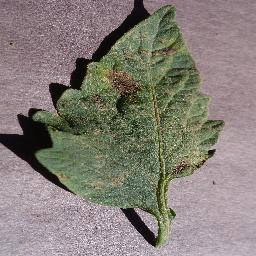
#> input picture data/samples/Tomato___Early_blight_sample.jpg, 256 x 256 px
$ python segmentation.py
#> lines starting #> are read from the running program, lines starting #| are printed output that depends on the picture; after the words box and inside, x2 and y2 are one past the last pixel; in counts of white or black regions, pixels touching at a corner belong together
"""Image Segmentation & Disease Severity Quantification Module (CO3, Unit III, Practical 5).
Performs:
1. Leaf-from-background isolation (Color thresholding + Otsu + Morphological ops)
2. Diseased lesion spot extraction (HSV necrosis/chlorosis thresholding)
3. Quantitative leaf disease severity metric calculation (% surface area affected)
4. Visual contour & heat overlay for reporting and the Apple-style Glass UI
"""

import os
import sys
from pathlib import Path
import cv2
import numpy as np

# Safe stdout handling for Windows terminals
if sys.stdout.encoding and sys.stdout.encoding.lower() != "utf-8":
    try:
        sys.stdout.reconfigure(encoding="utf-8")
    except Exception:
        pass

PROJECT_ROOT = Path(__file__).resolve().parent.parent
os.environ["MPLCONFIGDIR"] = str(PROJECT_ROOT / ".cache" / "matplotlib")

import matplotlib.pyplot as plt

REPORTS_DIR = PROJECT_ROOT / "reports"
SAMPLES_DIR = PROJECT_ROOT / "data" / "samples"


def load_image(image_path_or_array, target_size=(256, 256)):
    """Load image from path or validate numpy array, converting to RGB."""
    if isinstance(image_path_or_array, (str, Path)):
        img = cv2.imread(str(image_path_or_array))
        if img is None:
            raise ValueError(f"Could not load image from: {image_path_or_array}")
        img = cv2.cvtColor(img, cv2.COLOR_BGR2RGB)
    elif isinstance(image_path_or_array, np.ndarray):
        img = image_path_or_array.copy()
        if len(img.shape) == 2:
            img = cv2.cvtColor(img, cv2.COLOR_GRAY2RGB)
    else:
        raise TypeError("Input must be a file path or numpy array.")

    if target_size is not None:
        img = cv2.resize(img, target_size, interpolation=cv2.INTER_AREA)

    return img


def segment_leaf(img_rgb):
    """Isolate the leaf from the background using combined color space thresholding and morphology."""
    hsv = cv2.cvtColor(img_rgb, cv2.COLOR_RGB2HSV)
    gray = cv2.cvtColor(img_rgb, cv2.COLOR_RGB2GRAY)

    # Plant tissue covers green foliage, yellow chlorosis, brown necrosis, and dark rot
    mask_plant = cv2.inRange(hsv, (18, 25, 20), (105, 255, 255))
    mask_brown1 = cv2.inRange(hsv, (0, 25, 20), (25, 255, 220))
    mask_brown2 = cv2.inRange(hsv, (160, 25, 20), (180, 255, 220))
    mask_dark = cv2.inRange(hsv, (0, 0, 15), (180, 255, 75))

    combined = cv2.bitwise_or(mask_plant, mask_brown1)
    combined = cv2.bitwise_or(combined, mask_brown2)
    combined = cv2.bitwise_or(combined, mask_dark)

    # Morphological closing to seal internal leaf holes and veins, then opening to eliminate noise
    k_close = cv2.getStructuringElement(cv2.MORPH_ELLIPSE, (13, 13))
    k_open = cv2.getStructuringElement(cv2.MORPH_ELLIPSE, (5, 5))
    cleaned = cv2.morphologyEx(combined, cv2.MORPH_CLOSE, k_close, iterations=2)
    cleaned = cv2.morphologyEx(cleaned, cv2.MORPH_OPEN, k_open, iterations=1)

    # Find leaf contours and fill
    total_area = img_rgb.shape[0] * img_rgb.shape[1]
    cnts, _ = cv2.findContours(cleaned, cv2.RETR_EXTERNAL, cv2.CHAIN_APPROX_SIMPLE)
    leaf_mask = np.zeros_like(cleaned)
    if cnts:
        for c in cnts:
            if cv2.contourArea(c) > 0.03 * total_area:
                cv2.drawContours(leaf_mask, [c], -1, 255, -1)

    # Fallback to Otsu if thresholding found very little (< 5% of image)
    if np.mean(leaf_mask == 255) < 0.05:
        _, otsu_mask = cv2.threshold(gray, 0, 255, cv2.THRESH_BINARY_INV + cv2.THRESH_OTSU)
        cnts_otsu, _ = cv2.findContours(otsu_mask, cv2.RETR_EXTERNAL, cv2.CHAIN_APPROX_SIMPLE)
        if cnts_otsu:
            c_max = max(cnts_otsu, key=cv2.contourArea)
            cv2.drawContours(leaf_mask, [c_max], -1, 255, -1)

    # Apply mask to image to create the actual segmented leaf blade
    segmented_leaf = cv2.bitwise_and(img_rgb, img_rgb, mask=leaf_mask)
    return leaf_mask, segmented_leaf


def segment_lesions(img_rgb, leaf_mask):
    """Isolate diseased necrosis, chlorosis, and rust spots within the segmented leaf mask."""
    hsv = cv2.cvtColor(img_rgb, cv2.COLOR_RGB2HSV)
    h, s, v = cv2.split(hsv)

    # Healthy plant tissue has green hues (H in [35, 88]) with moderate saturation
    # Diseased tissue shows up as:
    # 1. Brown / Red / Orange necrosis: H in [0, 30] or [160, 180]
    # 2. Yellow chlorosis: H in [25, 38] with distinct saturation
    # 3. Dark fungal lesions / rot: Very low Value (V < 60) inside the leaf
    lower_brown1 = np.array([0, 30, 20])
    upper_brown1 = np.array([32, 255, 220])
    mask_brown1 = cv2.inRange(hsv, lower_brown1, upper_brown1)

    lower_brown2 = np.array([160, 30, 20])
    upper_brown2 = np.array([180, 255, 220])
    mask_brown2 = cv2.inRange(hsv, lower_brown2, upper_brown2)

    # Dark rot spots
    mask_dark = cv2.inRange(hsv, np.array([0, 0, 0]), np.array([180, 255, 65]))

    # Combine disease candidates
    raw_disease = cv2.bitwise_or(mask_brown1, mask_brown2)
    raw_disease = cv2.bitwise_or(raw_disease, mask_dark)

    # Strictly constrain to the segmented leaf area only
    disease_within_leaf = cv2.bitwise_and(raw_disease, leaf_mask)

    # Morphological filtering to eliminate isolated single-pixel noise
    kernel = cv2.getStructuringElement(cv2.MORPH_ELLIPSE, (3, 3))
    clean_disease = cv2.morphologyEx(disease_within_leaf, cv2.MORPH_OPEN, kernel, iterations=1)
    clean_disease = cv2.morphologyEx(clean_disease, cv2.MORPH_CLOSE, kernel, iterations=1)

    return clean_disease


def calculate_severity_metrics(leaf_mask, disease_mask):
    """Calculate the quantitative disease severity percentage and health category."""
    leaf_pixels = int(np.count_nonzero(leaf_mask))
    disease_pixels = int(np.count_nonzero(disease_mask))

    if leaf_pixels == 0:
        severity_pct = 0.0
    else:
        severity_pct = (disease_pixels / leaf_pixels) * 100.0

    # Categorize severity
    if severity_pct < 1.0:
        status = "Healthy / Negligible"
        status_color = (46, 125, 50)     # Green
    elif severity_pct < 10.0:
        status = "Mild Infection"
        status_color = (251, 192, 45)    # Yellow
    elif severity_pct < 25.0:
        status = "Moderate Infection"
        status_color = (245, 124, 0)     # Orange
    else:
        status = "Severe Infection"
        status_color = (211, 47, 47)     # Red

    return {
        "leaf_pixels": leaf_pixels,
        "disease_pixels": disease_pixels,
        "severity_pct": round(severity_pct, 2),
        "status": status,
        "status_color": status_color,
    }


def draw_segmentation_overlay(img_rgb, leaf_mask, disease_mask, metrics):
    """Draw vibrant translucent overlays and contours highlighting diseased regions."""
    overlay = img_rgb.copy()

    # Create colored translucent mask for disease (Red/Orange tint)
    disease_colored = np.zeros_like(img_rgb)
    disease_colored[disease_mask > 0] = [230, 40, 40]  # Vibrant Red

    # Blend original and colored mask
    alpha = 0.45
    cv2.addWeighted(disease_colored, alpha, overlay, 1 - alpha, 0, overlay)

    # Draw sharp contours around lesions
    contours, _ = cv2.findContours(disease_mask, cv2.RETR_EXTERNAL, cv2.CHAIN_APPROX_SIMPLE)
    cv2.drawContours(overlay, contours, -1, (255, 235, 59), 1)  # Neon Yellow boundary line

    # Draw Leaf perimeter contour (Subtle cyan line)
    leaf_contours, _ = cv2.findContours(leaf_mask, cv2.RETR_EXTERNAL, cv2.CHAIN_APPROX_SIMPLE)
    cv2.drawContours(overlay, leaf_contours, -1, (0, 229, 255), 1)

    return overlay


def run_segmentation_pipeline(image_path_or_array):
    """Unified segmentation pipeline returning masks, metrics, and visual overlays."""
    original = load_image(image_path_or_array)
    leaf_mask, segmented_leaf = segment_leaf(original)
    disease_mask = segment_lesions(original, leaf_mask)
    metrics = calculate_severity_metrics(leaf_mask, disease_mask)
    overlay = draw_segmentation_overlay(original, leaf_mask, disease_mask, metrics)

    return {
        "original": original,
        "leaf_mask": leaf_mask,
        "segmented_leaf": segmented_leaf,
        "disease_mask": disease_mask,
        "overlay": overlay,
        "metrics": metrics,
    }


def generate_segmentation_figure(image_path, output_filename, plant_name="Plant Leaf"):
    """Generate and save an academic multi-panel figure for lab practical 5."""
    results = run_segmentation_pipeline(image_path)
    metrics = results["metrics"]

    fig, axes = plt.subplots(1, 4, figsize=(18, 5))
    fig.suptitle(
        f"Leaf & Lesion Segmentation (CO3, Practical 5) — {plant_name}\n"
        f"Affected Area: {metrics['severity_pct']}% | Status: {metrics['status']}",
        fontsize=14,
        fontweight="bold",
        y=1.03,
    )

    panels = [
        (results["original"], "1. Original Leaf", None),
        (results["leaf_mask"], f"2. Leaf Blade Mask ({metrics['leaf_pixels']:,} px)", "gray"),
        (results["disease_mask"], f"3. Lesion Spots ({metrics['disease_pixels']:,} px)", "hot"),
        (results["overlay"], f"4. Lesion Overlay ({metrics['severity_pct']}%)", None),
    ]

    for ax, (img_data, title, cmap) in zip(axes, panels):
        if cmap:
            ax.imshow(img_data, cmap=cmap)
        else:
            ax.imshow(img_data)
        ax.set_title(title, fontsize=11, fontweight="bold", pad=8)
        ax.axis("off")

    plt.tight_layout()
    REPORTS_DIR.mkdir(parents=True, exist_ok=True)
    out_path = REPORTS_DIR / output_filename
    plt.savefig(out_path, dpi=300, bbox_inches="tight")
    plt.close()
    print(f"[+] Segmentation figure saved: {out_path} ({metrics['severity_pct']}% affected)")
    return out_path


def run_demo_across_sample_plants():
    """Run segmentation pipeline across multiple distinct diseased and healthy leaves."""
    demo_leaves = [
        ("Tomato___Early_blight_sample.jpg", "segmentation_tomato_early_blight.png", "Tomato (Early Blight)"),
        ("Apple___Cedar_apple_rust_sample.jpg", "segmentation_apple_cedar_rust.png", "Apple (Cedar Apple Rust)"),
        ("Corn_(maize)___Common_rust__sample.jpg", "segmentation_corn_common_rust.png", "Corn (Common Rust)"),
        ("Grape___Black_rot_sample.jpg", "segmentation_grape_black_rot.png", "Grape (Black Rot)"),
        ("Tomato___healthy_sample.jpg", "segmentation_tomato_healthy.png", "Tomato (Healthy Reference)"),
    ]

    print("\n" + "=" * 65)
    print("🔬 Executing Phase 3: Image Segmentation & Severity Metric (CO3)")
    print("=" * 65)

    summary_results = []
    for filename, output_name, display_title in demo_leaves:
        sample_path = SAMPLES_DIR / filename
        if sample_path.exists():
            out_path = generate_segmentation_figure(sample_path, output_name, display_title)
#> in load_image, img is the input picture: shape (256, 256, 3); mean B, G, R 119.4, 126.4, 133
#> in segment_leaf, `hsv = cv2.cvtColor(img_rgb, cv2.COLOR_RGB2HSV)`: hsv: shape (256, 256, 3); mean H, S, V 113.1, 49.2, 136.4
#> in segment_leaf, `mask_plant = cv2.inRange(hsv, (18, 25, 20), (105, 255, 255))`:
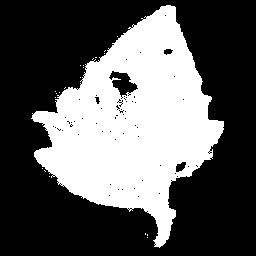
#> mask_plant: shape (256, 256); 36.2% white; 21 white regions (20 under 20 px), largest, box (x1, y1, x2, y2) and area: (31, 5, 224, 248) 23674
#> in segment_leaf, `mask_brown1 = cv2.inRange(hsv, (0, 25, 20), (25, 255, 220))`: mask_brown1: shape (256, 256); 3.7% white; 106 white regions (86 under 20 px), largest, box (x1, y1, x2, y2) and area: (176, 16, 230, 140) 578, (106, 70, 140, 97) 574, (173, 160, 191, 176) 152
#> in segment_leaf, `mask_brown2 = cv2.inRange(hsv, (160, 25, 20), (180, 255, 220))`: mask_brown2: shape (256, 256); 30.5% white; 184 white regions (170 under 20 px), largest, box (x1, y1, x2, y2) and area: (0, 0, 138, 136) 10333, (144, 0, 256, 146) 7820, (202, 158, 256, 176) 375
#> in segment_leaf, `mask_dark = cv2.inRange(hsv, (0, 0, 15), (180, 255, 75))`: mask_dark: shape (256, 256); 8.4% white in thin lines or dots, all inside (x1, y1, x2, y2) = (0, 0, 223, 247)
#> in segment_leaf, `combined = cv2.bitwise_or(mask_plant, mask_brown1)`: combined: shape (256, 256); 38.2% white; 41 white regions (39 under 20 px), largest, box (x1, y1, x2, y2) and area: (31, 3, 230, 248) 24882, (8, 42, 16, 48) 44
#> in segment_leaf, `combined = cv2.bitwise_or(combined, mask_brown2)`: combined: shape (256, 256); 68.7% white; 219 black regions (214 under 20 px), largest, box (x1, y1, x2, y2) and area: (0, 113, 256, 256) 17976, (73, 0, 149, 90) 972, (208, 128, 256, 166) 930, (37, 78, 72, 112) 212, (49, 77, 56, 83) 20
#> in segment_leaf, `combined = cv2.bitwise_or(combined, mask_dark)`: combined: shape (256, 256); 70.5% white; 273 black regions (263 under 20 px), largest, box (x1, y1, x2, y2) and area: (0, 116, 256, 256) 16885, (208, 128, 256, 166) 928, (88, 11, 143, 62) 396
#> in segment_leaf, `cleaned = cv2.morphologyEx(combined, cv2.MORPH_CLOSE, k_close, iterati..`:
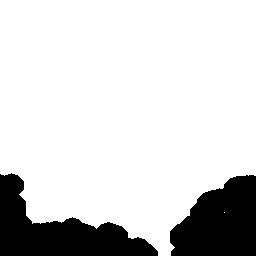
#> cleaned: shape (256, 256); 83.1% white; 2 black regions, box (x1, y1, x2, y2) and area: (0, 173, 158, 256) 5836, (170, 175, 256, 256) 5247
#> in segment_leaf, `cleaned = cv2.morphologyEx(cleaned, cv2.MORPH_OPEN, k_open, iterations..`: cleaned: shape (256, 256); 83.1% white; 2 black regions
#> in segment_leaf, `cnts, _ = cv2.findContours(cleaned, cv2.RETR_EXTERNAL, cv2.CHAIN_APPRO..`: cnts = 1 contour; box (x1, y1, x2, y2) and area: (0, 0, 256, 256) 53971
#> the loop in segment_leaf, `for c in cnts:` made 1 pass
#> in segment_lesions, `h, s, v = cv2.split(hsv)`:
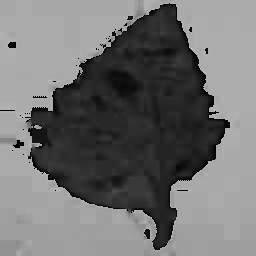
#> h: shape (256, 256); min 0, max 179, mean 113.1
#> in segment_lesions, `h, s, v = cv2.split(hsv)`:
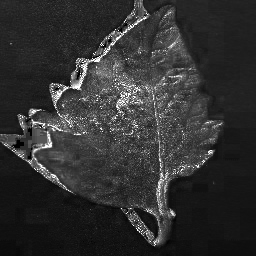
#> s: shape (256, 256); min 0, max 255, mean 49.2
#> in segment_lesions, `mask_brown1 = cv2.inRange(hsv, lower_brown1, upper_brown1)`: mask_brown1: shape (256, 256); 7.1% white; 117 white regions (82 under 20 px), largest, box (x1, y1, x2, y2) and area: (102, 69, 144, 104) 819, (176, 22, 229, 138) 650, (170, 144, 216, 178) 650
#> in segment_lesions, `mask_brown2 = cv2.inRange(hsv, lower_brown2, upper_brown2)`: mask_brown2: shape (256, 256); 24.9% white; 118 white regions (108 under 20 px), largest, box (x1, y1, x2, y2) and area: (0, 0, 136, 114) 8552, (144, 0, 256, 128) 7095, (2, 144, 48, 180) 139
#> in segment_lesions, `mask_dark = cv2.inRange(hsv, np.array([0, 0, 0]), np.array([180, 255, ..`: mask_dark: shape (256, 256); 9.2% white; 488 white regions (471 under 20 px), largest, box (x1, y1, x2, y2) and area: (0, 0, 151, 194) 3577, (120, 208, 161, 247) 485, (107, 85, 144, 124) 367
#> in segment_lesions, `raw_disease = cv2.bitwise_or(mask_brown1, mask_brown2)`: raw_disease: shape (256, 256); 32.1% white; 185 white regions (151 under 20 px), largest, box (x1, y1, x2, y2) and area: (0, 0, 136, 133) 9030, (144, 0, 256, 138) 7825, (102, 69, 144, 104) 819
#> in segment_lesions, `raw_disease = cv2.bitwise_or(raw_disease, mask_dark)`:
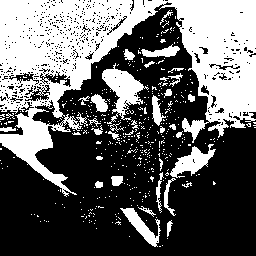
#> raw_disease: shape (256, 256); 39.2% white; 452 white regions (416 under 20 px), largest, box (x1, y1, x2, y2) and area: (0, 0, 256, 197) 20469, (102, 63, 149, 124) 1114, (170, 144, 216, 178) 667
#> in segment_lesions, `kernel = cv2.getStructuringElement(cv2.MORPH_ELLIPSE, (3, 3))`: kernel = [[0, 1, 0], [1, 1, 1], [0, 1, 0]]
#> in segment_lesions, `clean_disease = cv2.morphologyEx(disease_within_leaf, cv2.MORPH_OPEN, ..`: clean_disease: shape (256, 256); 35.6% white; 66 white regions (37 under 20 px), largest, box (x1, y1, x2, y2) and area: (0, 0, 256, 136) 17169, (0, 100, 70, 192) 1965, (102, 68, 144, 118) 984
#> in segment_lesions, `clean_disease = cv2.morphologyEx(clean_disease, cv2.MORPH_CLOSE, kerne..`:
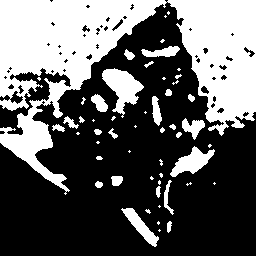
#> clean_disease: shape (256, 256); 37.3% white; 53 white regions (27 under 20 px)
#> in calculate_severity_metrics, `leaf_pixels = int(np.count_nonzero(leaf_mask))`: leaf_pixels = 54439
#> in calculate_severity_metrics, `disease_pixels = int(np.count_nonzero(disease_mask))`: disease_pixels = 24421
#> in calculate_severity_metrics, `severity_pct = (disease_pixels / leaf_pixels) * 100.0`: severity_pct = 44.86
#> in run_segmentation_pipeline, `metrics = calculate_severity_metrics(leaf_mask, disease_mask)`: metrics = {'leaf_pixels': 54439, 'disease_pixels': 24421, 'severity_pct': 44.86, 'status': 'Severe Infection', 'status_color': (211, 47, 47)}
#> in draw_segmentation_overlay, `contours, _ = cv2.findContours(disease_mask, cv2.RETR_EXTERNAL, cv2.CH..`: contours = 53 contours, 33 with area under 20; largest, box (x1, y1, x2, y2) and area: (0, 0, 256, 195) 20154, (102, 68, 144, 118) 924, (170, 146, 215, 177) 582, (121, 208, 159, 247) 423, (141, 46, 180, 57) 228
#> in draw_segmentation_overlay, `leaf_contours, _ = cv2.findContours(leaf_mask, cv2.RETR_EXTERNAL, cv2...`: leaf_contours has the same summary as cnts in segment_leaf
#> in draw_segmentation_overlay, `cv2.drawContours(overlay, leaf_contours, -1, (0, 229, 255), 1)`:
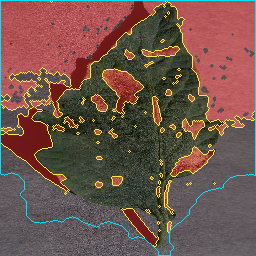
#> overlay: shape (256, 256, 3); mean R, G, B 113, 83.8, 74.6
#> in generate_segmentation_figure, `results = run_segmentation_pipeline(image_path)`: results = 6 items
#> the loop in generate_segmentation_figure, `for ax, (img_data, title, cmap) in zip(axes, panels):` made 4 passes
#> (title, cmap) on passes 1 to 4: ('1. Original Leaf', None), ('2. Leaf Blade Mask (54,439 px)', 'gray'), ('3. Lesion Spots (24,421 px)', 'hot'), ('4. Lesion Overlay (44.86%)', None)
#| [+] Segmentation figure saved: reports/segmentation_tomato_early_blight.png (44.86% affected)
            res = run_segmentation_pipeline(sample_path)
#> the loop in segment_leaf (call 2), `for c in cnts:` made 1 pass
#> res = 6 items
            summary_results.append((display_title, res["metrics"]))
        else:
            print(f"[-] Sample image not found: {sample_path}")
#> pass 2 of the loop in run_demo_across_sample_plants, `for filename, output_name, display_title in demo_leaves:`:
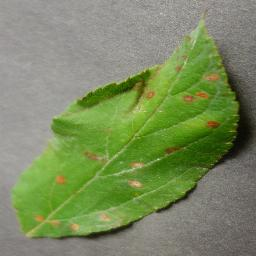
#> input picture data/samples/Apple___Cedar_apple_rust_sample.jpg, 256 x 256 px
#> in load_image, img is the input picture: shape (256, 256, 3); mean B, G, R 95.7, 139.1, 123
#> hsv: shape (256, 256, 3); mean H, S, V 32.4, 83.6, 140.3
#> in segment_leaf (call 3), `mask_plant = cv2.inRange(hsv, (18, 25, 20), (105, 255, 255))`:
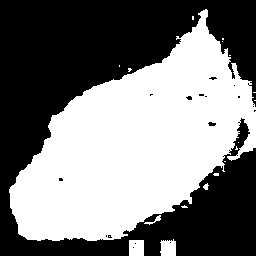
#> mask_plant: shape (256, 256); 48.6% white; 19 white regions (14 under 20 px), largest, box (x1, y1, x2, y2) and area: (9, 9, 256, 241) 31226, (129, 240, 144, 256) 238, (160, 239, 176, 256) 235, (144, 215, 161, 225) 48, (203, 183, 209, 190) 26
#> cnts = 1 contour; box (x1, y1, x2, y2) and area: (0, 9, 256, 256) 34944
#> the loop in segment_leaf (call 3), `for c in cnts:` made 1 pass
#> in segment_lesions (call 3), `mask_brown1 = cv2.inRange(hsv, lower_brown1, upper_brown1)`:
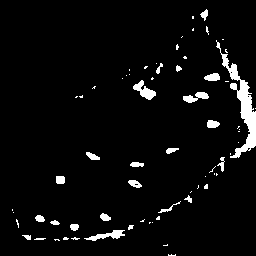
#> mask_brown1: shape (256, 256); 4.4% white; 68 white regions (44 under 20 px)
#> contours = 33 contours, 16 with area under 20; largest, box (x1, y1, x2, y2) and area: (211, 54, 256, 172) 1631, (83, 222, 134, 241) 272, (131, 80, 156, 100) 177, (157, 187, 196, 213) 145, (183, 92, 209, 103) 126
#> leaf_contours has the same summary as cnts in segment_leaf
#> the loop in generate_segmentation_figure (call 2), `for ax, (img_data, title, cmap) in zip(axes, panels):` made 4 passes
#> (title, cmap) on passes 1 to 4: ('1. Original Leaf', None), ('2. Leaf Blade Mask (35,422 px)', 'gray'), ('3. Lesion Spots (3,568 px)', 'hot'), ('4. Lesion Overlay (10.07%)', None)
#| [+] Segmentation figure saved: reports/segmentation_apple_cedar_rust.png (10.07% affected)

    # Generate a comprehensive summary comparison figure
    fig, axes = plt.subplots(len(demo_leaves), 4, figsize=(16, 3.5 * len(demo_leaves)))
    fig.suptitle("Plant Leaf Lesion Segmentation & Severity Metric Evaluation (CO3, Practical 5)",
                 fontsize=16, fontweight="bold", y=0.99)

    for row_idx, (filename, _, display_title) in enumerate(demo_leaves):
        sample_path = SAMPLES_DIR / filename
        res = run_segmentation_pipeline(sample_path)
#> in segment_leaf (call 7), `cnts, _ = cv2.findContours(cleaned, cv2.RETR_EXTERNAL, cv2.CHAIN_APPRO..`: cnts = 1 contour; box (x1, y1, x2, y2) and area: (0, 0, 256, 256) 53971
#> in draw_segmentation_overlay (call 7), `contours, _ = cv2.findContours(disease_mask, cv2.RETR_EXTERNAL, cv2.CH..`: contours = 53 contours, 33 with area under 20; largest, box (x1, y1, x2, y2) and area: (0, 0, 256, 195) 20154, (102, 68, 144, 118) 924, (170, 146, 215, 177) 582, (121, 208, 159, 247) 423, (141, 46, 180, 57) 228
#> in draw_segmentation_overlay (call 7), `leaf_contours, _ = cv2.findContours(leaf_mask, cv2.RETR_EXTERNAL, cv2...`: leaf_contours has the same summary as cnts in segment_leaf
        m = res["metrics"]
#> m has the same summary as metrics in run_segmentation_pipeline

        axes[row_idx, 0].imshow(res["original"])
        axes[row_idx, 0].set_title(f"{display_title}\nOriginal", fontsize=10, fontweight="bold")
        axes[row_idx, 0].axis("off")

        axes[row_idx, 1].imshow(res["segmented_leaf"])
        axes[row_idx, 1].set_title(f"Leaf Isolated\n({m['leaf_pixels']:,} px)", fontsize=10, fontweight="bold")
        axes[row_idx, 1].axis("off")

        axes[row_idx, 2].imshow(res["disease_mask"], cmap="hot")
        axes[row_idx, 2].set_title(f"Lesion Mask\n({m['disease_pixels']:,} px)", fontsize=10, fontweight="bold")
        axes[row_idx, 2].axis("off")

        axes[row_idx, 3].imshow(res["overlay"])
        axes[row_idx, 3].set_title(f"Severity: {m['severity_pct']}%\nStatus: {m['status']}",
                                    fontsize=10, fontweight="bold", color="darkred" if m['severity_pct'] > 1.0 else "green")
        axes[row_idx, 3].axis("off")
#> pass 2 of the loop in run_demo_across_sample_plants, `for row_idx, (filename, _, display_title) in enumerate(demo_leaves):`:
#> cnts = 1 contour; box (x1, y1, x2, y2) and area: (0, 9, 256, 256) 34944
#> contours = 33 contours, 16 with area under 20; largest, box (x1, y1, x2, y2) and area: (211, 54, 256, 172) 1631, (83, 222, 134, 241) 272, (131, 80, 156, 100) 177, (157, 187, 196, 213) 145, (183, 92, 209, 103) 126
#> leaf_contours has the same summary as cnts in segment_leaf
#> m = {'leaf_pixels': 35422, 'disease_pixels': 3568, 'severity_pct': 10.07, 'status': 'Moderate Infection', 'status_color': (245, 124, 0)}

    plt.tight_layout()
    summary_path = REPORTS_DIR / "segmentation_multi_plant_summary.png"
    plt.savefig(summary_path, dpi=300, bbox_inches="tight")
    plt.close()
    print(f"\n[+] Multi-plant segmentation summary chart saved: {summary_path}")
    print("✅ Phase 3 segmentation pipeline successfully completed!")


if __name__ == "__main__":
#> (the run stopped early here; a loop or call above may not have finished)
